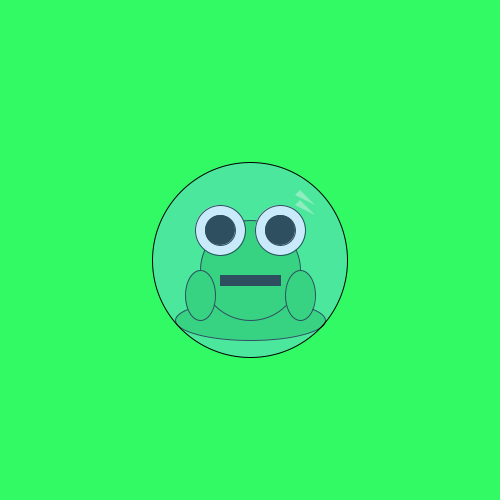
Frame 1 (no input)
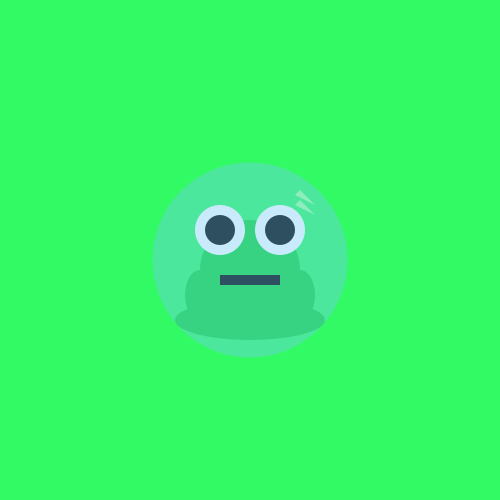
Frame 60 (the mouse pressed at the canvas centre just before this capture)
Frame 120 (the mouse held since frame 60 and released just before this capture): identical to frame 60, image omitted

The Processing sketch that drew these frames (run headless with seeded random() and noise(); from frame 60 on, the mouse is pressed at the canvas centre):

// Processing sketch: ejercicio_sapito
// ── ejercicio_sapito.pde
void setup(){
  size (500, 500);
}
// esto se ejecuta una vez x fotograma
void draw(){
background (50, 250, 100);
//esto mueve el origen del sistema de coordenadas 
translate (250, 270);

//base del cuerpo
fill(#12D839);
ellipse(0, 50, 150, 40);

//centro del cuerpo
ellipse(0, 0, 100 , 100);

//manos
ellipse(-50, 25, 30, 50);
ellipse(50, 25, 30, 50);

//ojitos
fill(255);
ellipse(-30, -40, 50, 50);
ellipse(30, -40, 50, 50);

//pupilas
fill(0);
ellipse(-30, -40, 30, 30);
ellipse(30, -40, 30, 30);

rectMode(CENTER);
rect(0, 10, 60, 10);

fill(#72CAF5, 100);
ellipse(0, -10, 195, 195);
 noStroke();
  fill(245, 100);
  triangle(50, -80, 65, -65, 45, -75);
  triangle(50, -70, 65, -55, 45, -65);

}
